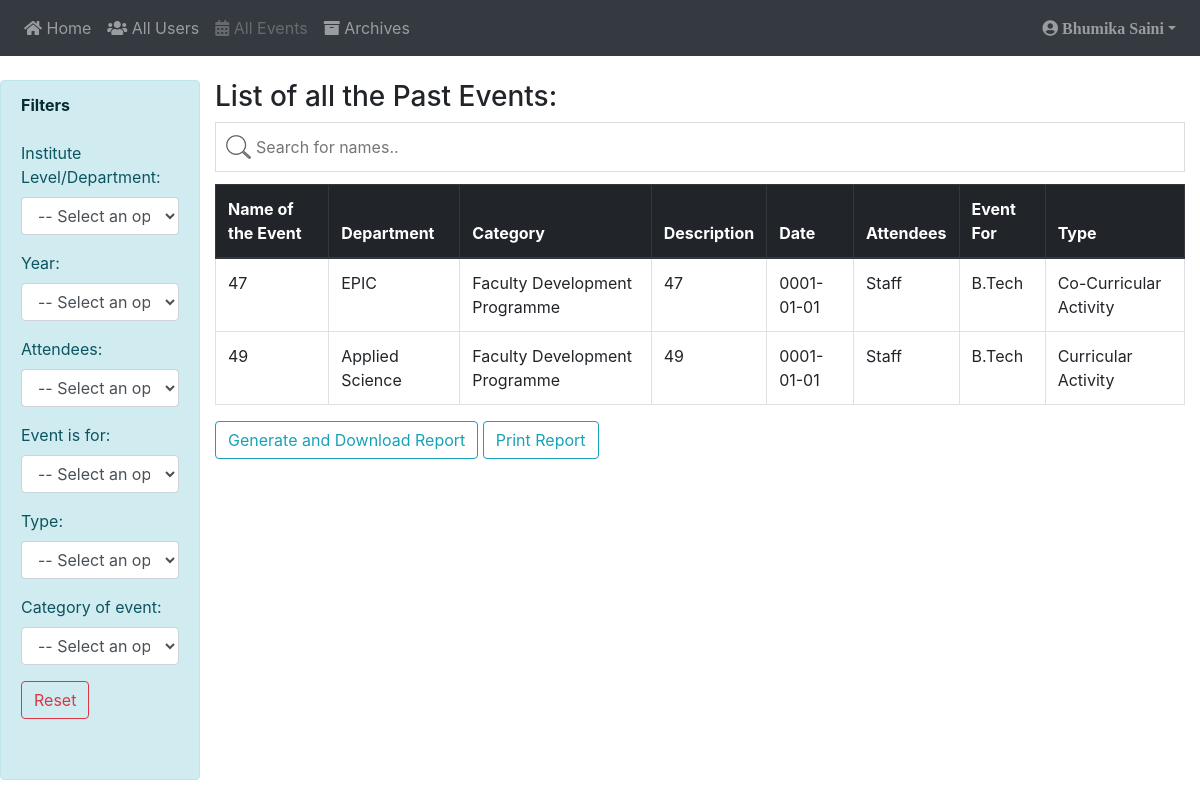
/admin/allEvents.php (signed in), run on an earlier commit of the app's database.
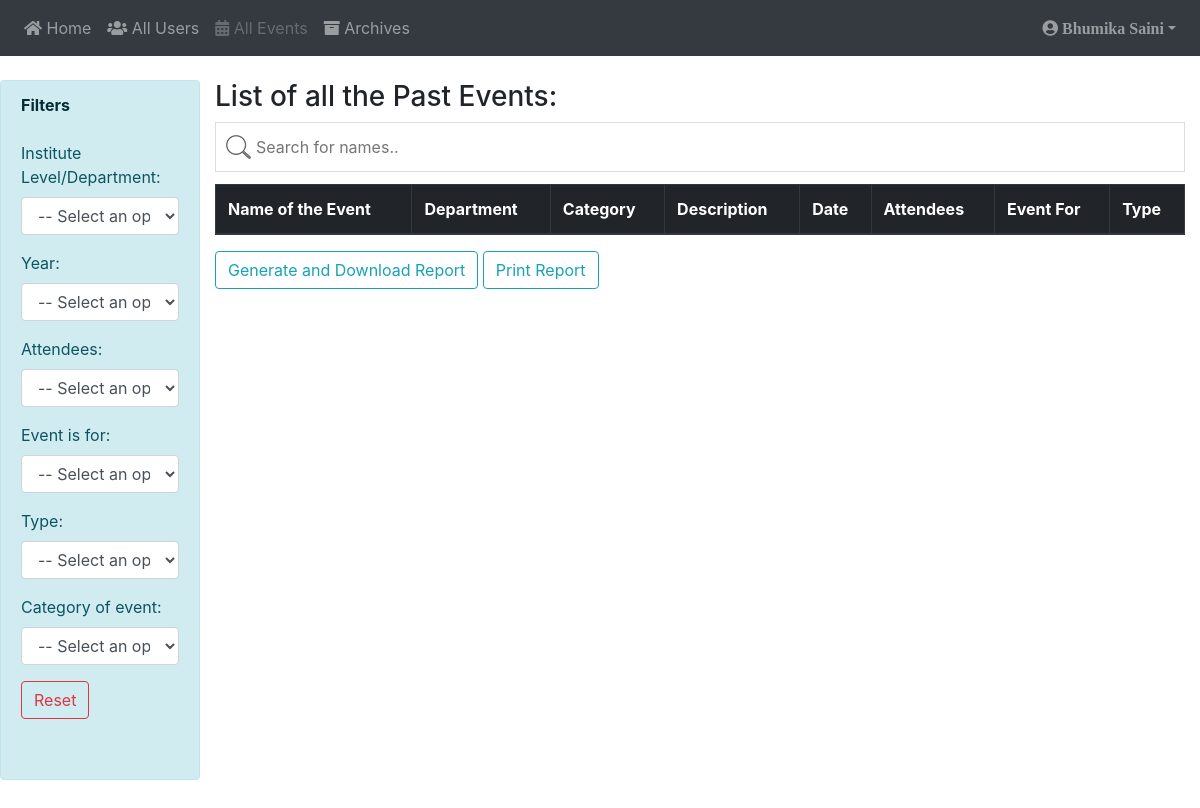
And on a later commit of the database.
### tables this page shows
CREATE TABLE `events` (
  `eventId` tinyint(11) NOT NULL,
  `name` varchar(20) NOT NULL,
  `department` varchar(50) NOT NULL,
  `incharge` varchar(50) NOT NULL,
  `date` date NOT NULL,
  `year` varchar(4) NOT NULL,
  `type` varchar(50) NOT NULL,
  `eventDescribe` varchar(2000) NOT NULL,
  `achievements` varchar(500) NOT NULL,
  `attendees` varchar(30) NOT NULL,
  `eventFor` varchar(20) NOT NULL,
  `resourceName` varchar(1000) NOT NULL,
  `resourceDesignation` varchar(1000) NOT NULL,
  `category` varchar(70) NOT NULL,
  `media` varchar(2000) NOT NULL,
  `userId` tinyint(11) NOT NULL,
  `url` varchar(100) NOT NULL,
  `approvalStatus` tinyint(4) DEFAULT NULL,
  `declineReply` varchar(2000) DEFAULT NULL,
  `viewedNotification` tinyint(4) DEFAULT NULL,
  `archive` varchar(30) DEFAULT NULL,
  `draft` varchar(30) DEFAULT NULL,
  `time` timestamp NOT NULL DEFAULT CURRENT_TIMESTAMP ON UPDATE CURRENT_TIMESTAMP
);

### admin/allEvents.php (the view, shortened to what the changed rows need)
<?php
require('../connect.php');
$sql="SELECT * FROM events WHERE approvalStatus='1' AND archive IS NULL ORDER BY date DESC";
$result=mysqli_query($conn, $sql);
$array=array();
while($row=$result->fetch_array()){
         $array[]=$row;
}
$totalEvents=mysqli_num_rows($result);
?>
<!DOCTYPE HTML>
<html>
<head>
	<link href="../assets/css/bootstrap.min.css" rel="stylesheet">
	<link rel="stylesheet" href="https://use.fontawesome.com/releases/v5.2.0/css/all.css">
	<link rel="stylesheet" href="../assets/mycss/search.css">
	<link rel="stylesheet" href="../assets/mycss/table.css">
	<link rel="stylesheet" href="../assets/mycss/filters.css">
</head>
<body>
<br/>
<div class="container-fluid">
    <div class="row">
        <div class="col-12 col-sm-12 col-md-12 col-lg-10 col-xl-10">
        <div class="table-responsive" id="eventsTable">
        <table class="table table-bordered table-hover allEventsTable" id="myTable">
          <thead class="thead-dark">
            <tr>
              <th><a id="name">Name of the Event</a></th>
              <th><a id="department">Department</a></th>
              <th><a id="category">Category</a></th>
              <th><a id="eventDescribe">Description</a></th>
              <th><a id="date">Date</a></th>
              <th><a id="attendees">Attendees</a></th>
              <th><a id="eventFor">Event For</a></th>
              <th><a id="type">Type</a></th>
            </tr>
          </thead>
          <tbody>
          <?php
            for($i=0; $i<$totalEvents; $i=$i+1){
            ?>
                <div id="eventRows">
                 <tr onclick="location.href='eventDetails.php/?url=<?php echo $array[$i]['url']?>'">
                  <td><?php echo $array[$i]['name']; ?></td>
                  <td><?php echo $array[$i]['department']; ?></td>
                  <td><?php echo $array[$i]['category']; ?></td>
                  <td><?php echo $array[$i]['eventDescribe']; ?></td>
                  <td><?php echo $array[$i]['date']; ?></td>
                  <td><?php echo $array[$i]['attendees']; ?></td>
                  <td><?php echo $array[$i]['eventFor']; ?></td>
                  <td><?php echo $array[$i]['type']; ?></td>
                </tr>
                </div>
          <?php
            }
          ?>
          </tbody>
        </table>
        </div>
        </div>
    </div>
    <br/><br/><br/>
</div>
</body>

What changed in the data, as far as the page shows it:
removed events: name "47", department "EPIC", category "Faculty Development Programme", eventDescribe "47", date "0001-01-01", attendees "Staff", eventFor "B.Tech", type "Co-Curricular Activity"
removed events: name "49", department "Applied Science", category "Faculty Development Programme", eventDescribe "49", date "0001-01-01", attendees "Staff", eventFor "B.Tech", type "Curricular Activity"
